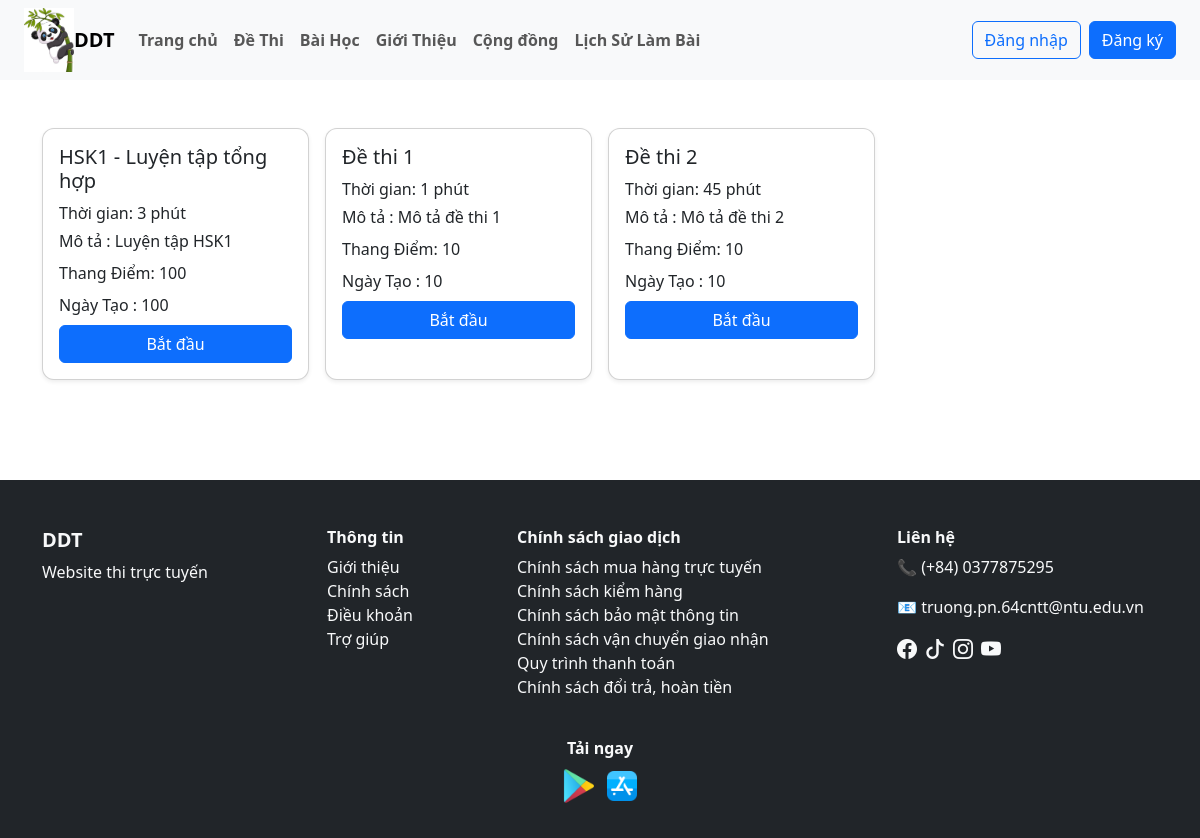
/user/bai_thi_theo_muc.php, run on an earlier commit of the app's database.
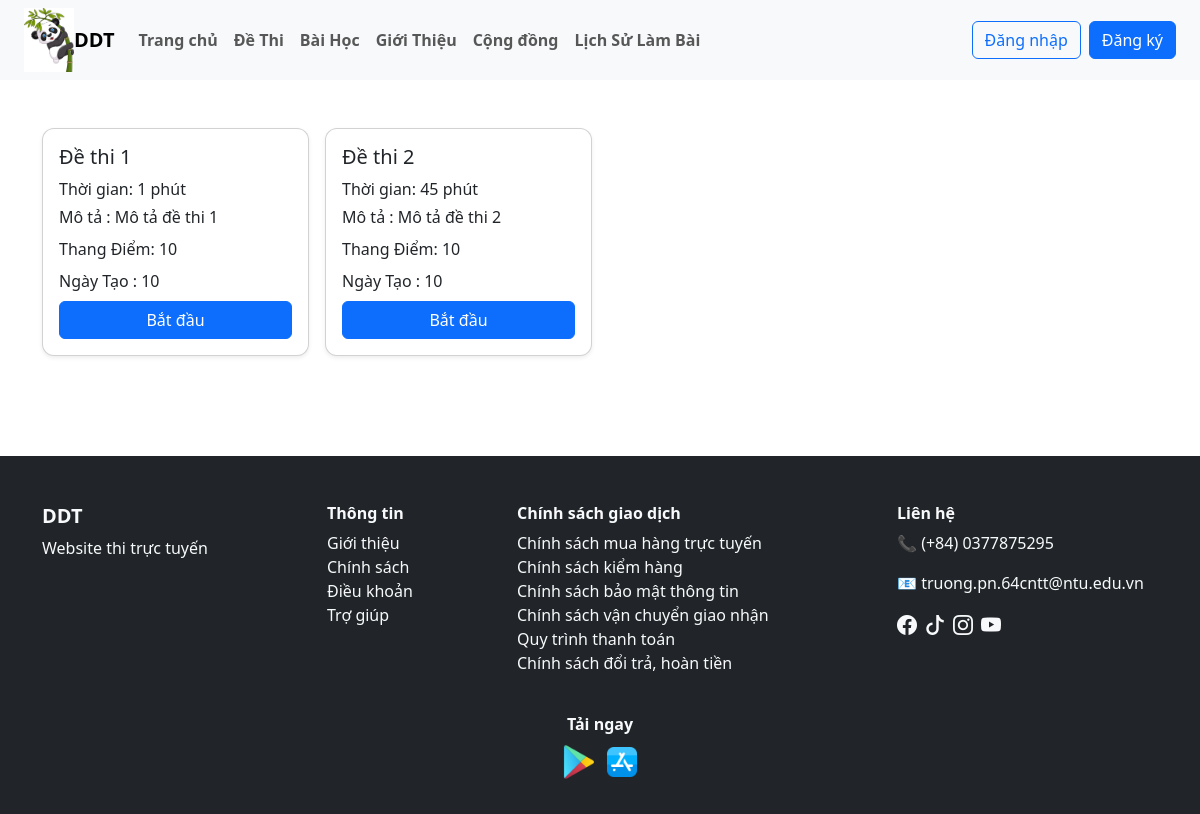
And on a later commit of the database.
### tables this page shows
CREATE TABLE `de_thi` (
  `id` varchar(10) NOT NULL,
  `id_danh_muc` int DEFAULT NULL,
  `ten_de_thi` varchar(255) NOT NULL,
  `mo_ta` text,
  `thoi_gian` int DEFAULT NULL,
  `id_bai_hoc` varchar(10) DEFAULT NULL,
  `thang_diem` int DEFAULT '10',
  `ngay_tao` datetime DEFAULT CURRENT_TIMESTAMP,
  `trang_thai` tinyint(1) NOT NULL DEFAULT '0'
);

### user/bai_thi_theo_muc.php (the view, shortened to what this page needs)
<?php
include("./header.php");
if(isset($_GET['id_dm'])){
    $id_dm = $_GET['id_dm'];
    $sql_dm = "SELECT ten_danh_muc FROM danh_muc_de_thi WHERE id = $id_dm";
    $result_dm = mysqli_query($dbc, $sql_dm);
    if(mysqli_num_rows($result_dm) > 0){
        $ten_dm = mysqli_fetch_assoc($result_dm)['ten_danh_muc'];
    }
    $sql_de = "SELECT * FROM de_thi WHERE id_danh_muc = $id_dm ORDER BY ngay_tao DESC";
    $result_de = mysqli_query($dbc, $sql_de);
} else {
    $result_de = mysqli_query($dbc, "SELECT * FROM de_thi ORDER BY ngay_tao DESC");
}
?>
<div class="container my-5">
    <div class="row g-3">
        <?php if(mysqli_num_rows($result_de) > 0): ?>
        <?php while($row = mysqli_fetch_assoc($result_de)): ?>
        <div class="col-12 col-sm-6 col-md-4 col-lg-3">
            <div class="card shadow-sm h-100">
                <div class="card-body">
                    <h5 class="card-title"><?= $row['ten_de_thi'] ?></h5>
                    <p class="card-text mb-1">Thời gian: <?= $row['thoi_gian'] ?> phút</p>
                    <p class="card-text mb-2">Mô tả : <?php echo $row['mo_ta']?></p>
                    <p class="card-text mb-2">Thang Điểm: <?php echo $row['thang_diem']?></p>
                    <p class="card-text mb-2">Ngày Tạo : <?php echo $row['thang_diem']?></p>
                    <a href="./lam_de.php?id_dt=<?= $row['id'] ?>" class="btn btn-primary w-100">Bắt đầu</a>
                </div>
            </div>
        </div>
        <?php endwhile; ?>
        <?php else: ?>
        <p>Chưa có đề thi nào trong danh mục này.</p>
        <?php endif; ?>
    </div>
</div>
<?php include("./footer.php"); ?>

### user/header.php (shortened to what this page needs)
<!DOCTYPE html>
<html lang="vi">
<head>
    <link href="https://cdn.jsdelivr.net/npm/bootstrap@5.3.8/dist/css/bootstrap.min.css" rel="stylesheet"
>
    <link href="https://cdn.jsdelivr.net/npm/bootstrap-icons/font/bootstrap-icons.css" rel="stylesheet">
    <link rel="stylesheet" href="./CSS/style_user.css">
</head>
<body>
    <nav class="navbar navbar-expand-lg navbar-light bg-light px-4">
        <img src="../app/image/hinh-gau-truc-chibi-cute_082047594.jpg" alt="Gấu trúc cute" style="width: 50px;">
        <a class="navbar-brand fw-bold" href="./index.php">DDT</a>
        <div class="collapse navbar-collapse" id="navbarNav">
            <?php $current_page = basename($_SERVER['PHP_SELF']); ?>
            <ul class="navbar-nav me-auto mb-2 mb-lg-0 fw-bold">
                <li class="nav-item">
                    <a class="nav-link <?= ($current_page == 'index.php') ? 'active' : '' ?>" href="./index.php">Trang
                        chủ</a>
                </li>
                <li class="nav-item">
                    <a class="nav-link <?= ($current_page == 'de_thi.php') ? 'active' : '' ?>" href="./de_thi.php">Đề
                        Thi</a>
                </li>
                <li class="nav-item">
                    <a class="nav-link <?= ($current_page == 'bai_hoc.php') ? 'active' : '' ?>" href="./bai_hoc.php">Bài
                        Học</a>
                </li>
                <li class="nav-item">
                    <a class="nav-link <?= ($current_page == 'gioi_thieu.php') ? 'active' : '' ?>"
                        href="./gioi_thieu.php">Giới
                        Thiệu</a>
                </li>
                <li class="nav-item">
                    <a class="nav-link <?= ($current_page == 'cong_dong.php') ? 'active' : '' ?>"
                        href="./cong_dong.php">Cộng
                        đồng</a>
                </li>
                <li class="nav-item">
                    <a class="nav-link <?= ($current_page == 'lich_su_lam_bai.php') ? 'active' : '' ?>"
                        href="./lich_su_lam_bai.php">Lịch Sử Làm Bài</a>
                </li>
            </ul>
            <div class="d-flex align-items-center">
                <?php if (isset($_SESSION['user_id'])): ?>
                <div class="dropdown">
                    <a href="#" class="d-flex align-items-center text-decoration-none dropdown-toggle ms-2 me-2"
                        id="userDropdown" data-bs-toggle="dropdown">
                        <?php $anh_avatar =  $_SESSION['anh_dai_dien'] ?? 'default.png'; ?>
                        <img src="./image_user/<?php echo $anh_avatar ?>" alt="Ảnh đại diện" class="rounded-circle me-2"
                            style="width: 40px; height: 40px; object-fit: cover;">
                        <span><?php echo $_SESSION['ho_ten']; ?></span>
                    </a>
                    <ul class="dropdown-menu dropdown-menu-end" aria-labelledby="userDropdown">
                        <li><a class="dropdown-item" href="./person.php">Trang cá nhân</a></li>
                        <li><a class="dropdown-item" href="./logout.php">Đăng xuất</a></li>
                    </ul>
                </div>
                <?php else: ?>
                <a href="./login.php"><button class="btn btn-outline-primary me-2">Đăng nhập</button></a>
                <a href="./register.php"><button class="btn btn-primary">Đăng ký</button></a>
                <?php endif; ?>
            </div>
        </div>
    </nav>
</body>
</html>

### user/footer.php
<footer class="bg-dark text-light pt-5 pb-3 " style="margin-top: 100px;">
    <div class="container">
        <div class="row">
            <div class="col-md-3 mb-4 ">
                <h5 class="text-uppercase fw-bold">DDT</h5>
                <p>Website thi trực tuyến</p>
            </div>
            <div class="col-md-2 mb-4">
                <h6 class="fw-bold">Thông tin</h6>
                <ul class="list-unstyled">
                    <li><a href="#" class="text-light text-decoration-none">Giới thiệu</a></li>
                    <li><a href="#" class="text-light text-decoration-none">Chính sách</a></li>
                    <li><a href="#" class="text-light text-decoration-none">Điều khoản</a></li>
                    <li><a href="#" class="text-light text-decoration-none">Trợ giúp</a></li>
                </ul>
            </div>
            <div class="col-md-4 mb-4">
                <h6 class="fw-bold">Chính sách giao dịch</h6>
                <ul class="list-unstyled">
                    <li><a href="#" class="text-light text-decoration-none">Chính sách mua hàng trực tuyến</a></li>
                    <li><a href="#" class="text-light text-decoration-none">Chính sách kiểm hàng</a></li>
                    <li><a href="#" class="text-light text-decoration-none">Chính sách bảo mật thông tin</a></li>
                    <li><a href="#" class="text-light text-decoration-none">Chính sách vận chuyển giao nhận</a></li>
                    <li><a href="#" class="text-light text-decoration-none">Quy trình thanh toán</a></li>
                    <li><a href="#" class="text-light text-decoration-none">Chính sách đổi trả, hoàn tiền</a></li>
                </ul>
            </div>
            <div class="col-md-3 mb-4">
                <h6 class="fw-bold">Liên hệ</h6>
                <p>📞 (+84) 0377875295</p>
                <p>📧 truong.pn.64cntt@ntu.edu.vn</p>
                <div class="d-flex gap-2">
                    <a href="#"><i class="bi bi-facebook text-light fs-5"></i></a>
                    <a href="#"><i class="bi bi-tiktok text-light fs-5"></i></a>
                    <a href="#"><i class="bi bi-instagram text-light fs-5"></i></a>
                    <a href="#"><i class="bi bi-youtube text-light fs-5"></i></a>
                </div>
            </div>
        </div>
        <div class="row mb-3">
            <div class="col text-center">
                <h6 class="fw-bold">Tải ngay</h6>
                <a href="#"><img src="../app/image/icons8-google-play-48.png" alt="Google Play"
                        style="height:40px;"></a>
                <a href="#"><img src="../app/image/icons8-app-store-48.png" alt="App Store" style="height:40px;"></a>
            </div>
        </div>
    </div>
</footer>

### user/CSS/style_user.css (style rules this page uses)
.nav-link { transition: background-color 0.3s ease, color 0.3s ease; }
.card { border-radius: 12px; overflow: hidden; }

What changed in the data, as far as the page shows it:
removed de_thi: ten_de_thi "HSK1 - Luyện tập tổng hợp", thoi_gian "3", mo_ta "Luyện tập HSK1", thang_diem "100"
